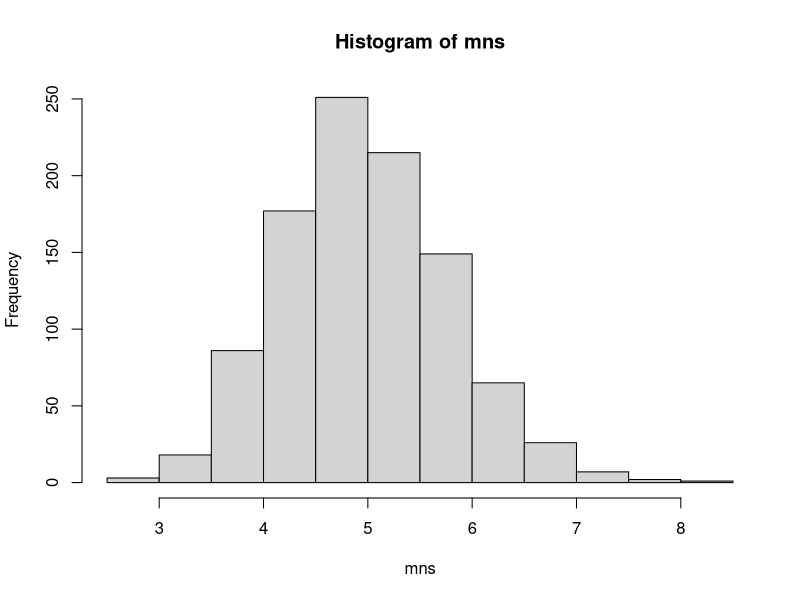
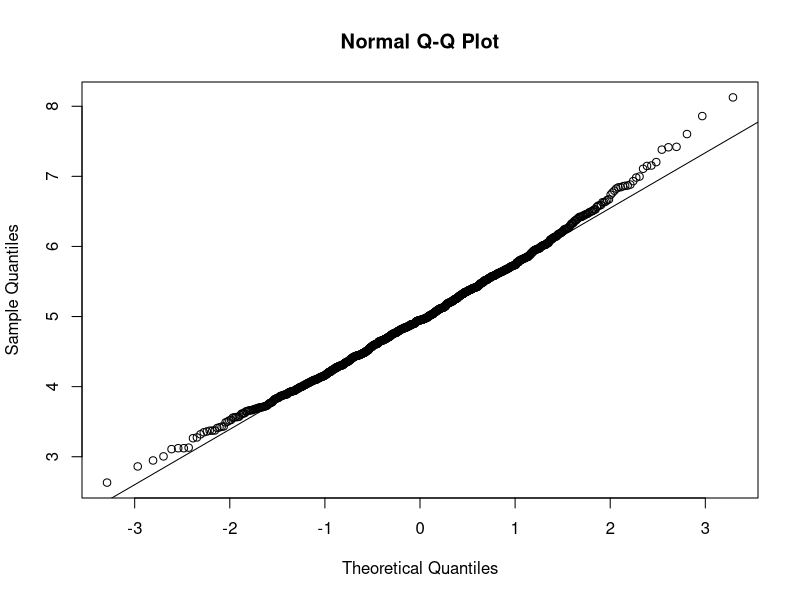

Source code (R) for these figures, in order:
## ---- chunk 1
mns = NULL
lamda <- 0.2
n <- 40
for (i in 1 : 1000) mns = c(mns, mean(rexp(n, rate = lamda)))
## ---- chunk 2
hist(mns)
## ---- chunk 3
sam_mean <- mean(mns)
th_mean <- 1/lamda
## ---- chunk 4
sam_var <- var(mns)
th_var <- (1/lamda)^2/n
## ---- chunk 5
qqnorm(mns)
qqline(mns)
